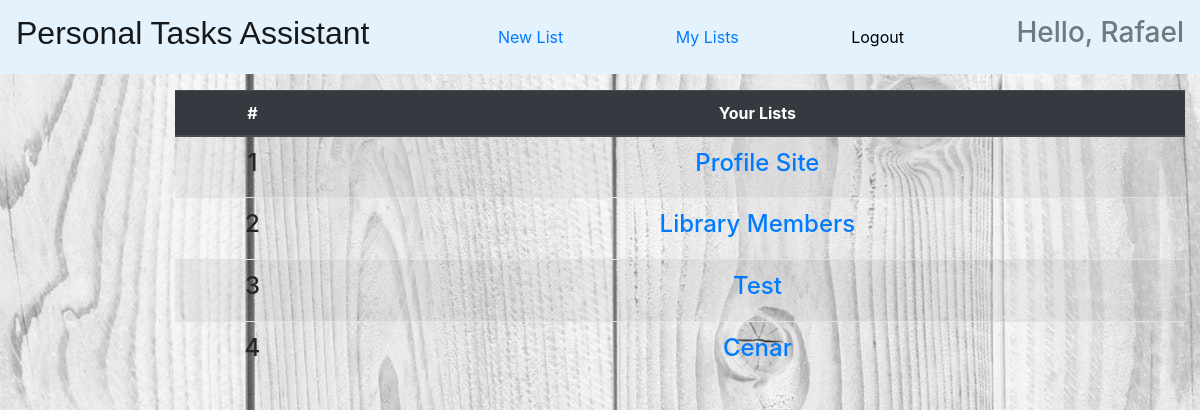
The page /view/ (signed in) on the database as committed earlier.
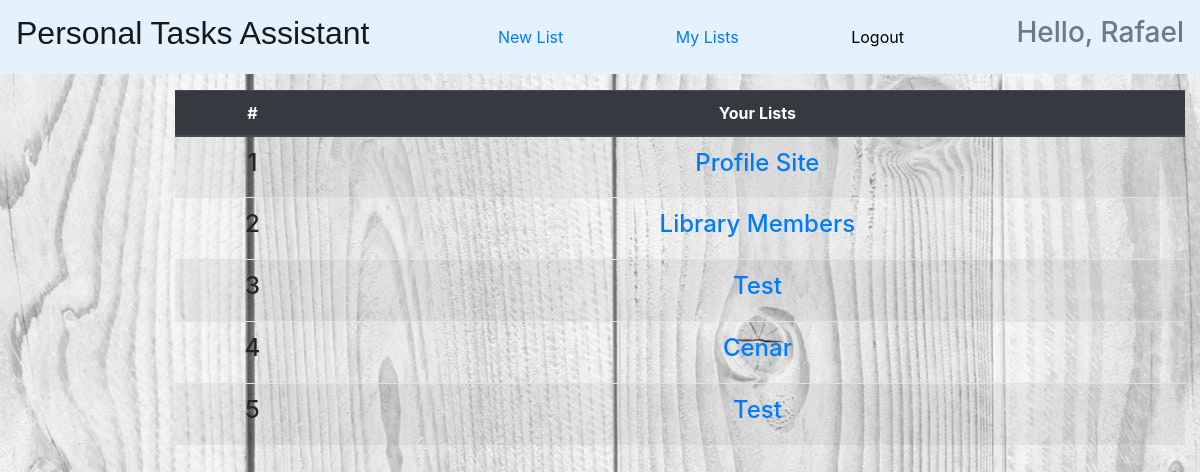
The same page on the database as committed later.
### main/models.py (models this page shows, shortened)
class ToDoList(models.Model):
    user = models.ForeignKey(User, on_delete=models.CASCADE, related_name="todolist", null=True)
    name = models.CharField(max_length=200)

### main/views.py (the view)
# urls.py: path("view/", views.view, name="view"),
def view(response):
    return render(response, "main/view.html", {})

### main/templates/main/view.html (shortened to what this page needs)
{% extends "main/base.html" %}
{% load static %}
{%block content%}
<div class="container">
    <table class="table table-striped" width=30%>
        <thead class="thead-dark" align="center">
            <tr>
                <th scope="col">#</th>
                <th scope="col">Your Lists</th>
            </tr>
        </thead>
        <tbody>
            {% for td in user.todolist.all %}
            <tr>
                <td scope="row" align="center"><h4>{{ forloop.counter }}</h4></td>
                <td scope="row" align="center"><a href="/{{td.id}}"><h4>{{td.name}}</h4></a></td>
            </tr>
            {% endfor %}
        </tbody>
    </table>
</div>
{%endblock%}

Rows that differ between the two databases and show on the page:
added ToDoList: name "Test"
